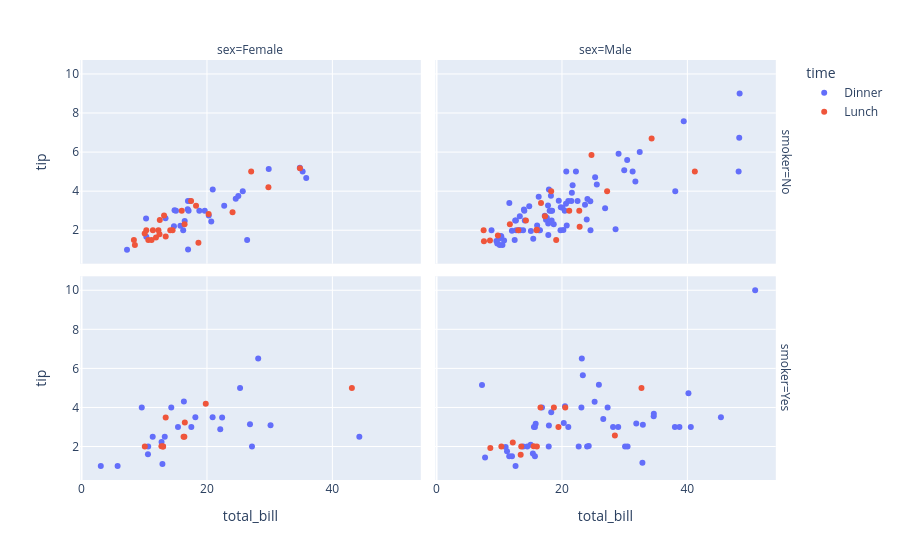

Notebook cell for this chart:
### Code cell
# facet plot
# ek figure andar multiple plot draw karu shakto

px.scatter(tips,x='total_bill',y='tip',facet_col='day')
px.scatter(tips,x='total_bill',y='tip',facet_col='smoker')
px.scatter(tips,x='total_bill',y='tip',facet_col='sex')

# for 2d grid
px.scatter(tips,x='total_bill',y='tip',facet_col='sex',facet_row='smoker',color='time')

### Figure 1 — Plotly figure (JSON) as saved in the notebook; plotly's stock layout.template omitted (floating-point values rounded to 4 significant figures)
{"data": [{"hovertemplate": "time=Dinner<br>smoker=No<br>sex=Female<br>total_bill=%{x}<br>tip=%{y}<extra></extra>", "legendgroup": "Dinner", "marker": {"color": "#636efa", "symbol": "circle"}, "mode": "markers", "name": "Dinner", "orientation": "v", "showlegend": true, "type": "scatter", "x": [16.99, 24.59, 35.26, 14.83, 10.33, 16.97, 20.29, 15.77, 19.65, 15.06, 20.69, 16.93, 10.29, 34.81, 26.41, 16.45, 17.07, 14.73, 22.75, 20.92, 7.25, 25.71, 17.31, 29.85, 25.0, 13.39, 16.21, 35.83, 18.78], "xaxis": "x3", "y": [1.01, 3.61, 5.0, 3.02, 1.67, 3.5, 2.75, 2.23, 3.0, 3.0, 2.45, 3.07, 2.6, 5.2, 1.5, 2.47, 3.0, 2.2, 3.25, 4.08, 1.0, 4.0, 3.5, 5.14, 3.75, 2.61, 2.0, 4.67, 3.0], "yaxis": "y3"}, {"hovertemplate": "time=Dinner<br>smoker=No<br>sex=Male<br>total_bill=%{x}<br>tip=%{y}<extra></extra>", "legendgroup": "Dinner", "marker": {"color": "#636efa", "symbol": "circle"}, "mode": "markers", "name": "Dinner", "orientation": "v", "showlegend": false, "type": "scatter", "x": [10.34, 21.01, 23.68, 25.29, 8.77, 26.88, 15.04, 14.78, 10.27, 15.42, 18.43, 21.58, 16.29, 20.65, 17.92, 39.42, 19.82, 17.81, 13.37, 12.69, 21.7, 9.55, 18.35, 17.78, 24.06, 16.31, 18.69, 31.27, 16.04, 17.46, 13.94, 9.68, 30.4, 18.29, 22.23, 32.4, 28.55, 18.04, 12.54, 9.94, 25.56, 19.49, 48.27, 17.59, 20.08, 20.23, 12.02, 10.51, 22.49, 12.46, 18.24, 14.0, 38.07, 23.95, 29.93, 14.07, 13.13, 17.26, 24.55, 19.77, 48.17, 16.49, 21.5, 12.66, 13.81, 24.52, 20.76, 31.71, 20.69, 48.33, 20.45, 13.28, 11.61, 10.77, 10.07, 29.03, 17.82], "xaxis": "x4", "y": [1.66, 3.5, 3.31, 4.71, 2.0, 3.12, 1.96, 3.23, 1.71, 1.57, 3.0, 3.92, 3.71, 3.35, 4.08, 7.58, 3.18, 2.34, 2.0, 2.0, 4.3, 1.45, 2.5, 3.27, 3.6, 2.0, 2.31, 5.0, 2.24, 2.54, 3.06, 1.32, 5.6, 3.0, 5.0, 6.0, 2.05, 3.0, 2.5, 1.56, 4.34, 3.51, 6.73, 2.64, 3.15, 2.01, 1.97, 1.25, 3.5, 1.5, 3.76, 3.0, 4.0, 2.55, 5.07, 2.5, 2.0, 2.74, 2.0, 2.0, 5.0, 2.0, 3.5, 2.5, 2.0, 3.48, 2.24, 4.5, 5.0, 9.0, 3.0, 2.72, 3.39, 1.47, 1.25, 5.92, 1.75], "yaxis": "y4"}, {"hovertemplate": "time=Dinner<br>smoker=Yes<br>sex=Female<br>total_bill=%{x}<br>tip=%{y}<extra></extra>", "legendgroup": "Dinner", "marker": {"color": "#636efa", "symbol": "circle"}, "mode": "markers", "name": "Dinner", "orientation": "v", "showlegend": false, "type": "scatter", "x": [3.07, 26.86, 25.28, 5.75, 16.32, 11.35, 15.38, 44.3, 22.42, 14.31, 17.51, 10.59, 10.63, 9.6, 20.9, 18.15, 12.76, 13.27, 28.17, 12.9, 30.14, 22.12, 27.18], "xaxis": "x", "y": [1.0, 3.14, 5.0, 1.0, 4.3, 2.5, 3.0, 2.5, 3.48, 4.0, 3.0, 1.61, 2.0, 4.0, 3.5, 3.5, 2.23, 2.5, 6.5, 1.1, 3.09, 2.88, 2.0], "yaxis": "y"}, {"hovertemplate": "time=Dinner<br>smoker=Yes<br>sex=Male<br>total_bill=%{x}<br>tip=%{y}<extra></extra>", "legendgroup": "Dinner", "marker": {"color": "#636efa", "symbol": "circle"}, "mode": "markers", "name": "Dinner", "orientation": "v", "showlegend": false, "type": "scatter", "x": [38.01, 11.24, 20.29, 13.81, 11.02, 18.29, 15.01, 17.92, 28.97, 40.17, 27.28, 12.03, 21.01, 15.36, 20.49, 25.21, 50.81, 15.81, 7.25, 31.85, 16.82, 32.9, 17.89, 14.48, 34.63, 34.65, 23.33, 45.35, 23.17, 40.55, 30.46, 23.1, 15.69, 26.59, 38.73, 24.27, 30.06, 25.89, 28.15, 11.59, 7.74, 24.01, 15.69, 15.53, 12.6, 32.83, 22.67], "xaxis": "x2", "y": [3.0, 1.76, 3.21, 2.0, 1.98, 3.76, 2.09, 3.08, 3.0, 4.73, 4.0, 1.5, 3.0, 1.64, 4.06, 4.29, 10.0, 3.16, 5.15, 3.18, 4.0, 3.11, 2.0, 2.0, 3.55, 3.68, 5.65, 3.5, 6.5, 3.0, 2.0, 4.0, 1.5, 3.41, 3.0, 2.03, 2.0, 5.16, 3.0, 1.5, 1.44, 2.0, 3.0, 3.0, 1.0, 1.17, 2.0], "yaxis": "y2"}, {"hovertemplate": "time=Lunch<br>smoker=No<br>sex=Female<br>total_bill=%{x}<br>tip=%{y}<extra></extra>", "legendgroup": "Lunch", "marker": {"color": "#EF553B", "symbol": "circle"}, "mode": "markers", "name": "Lunch", "orientation": "v", "showlegend": true, "type": "scatter", "x": [10.07, 34.83, 10.65, 12.43, 24.08, 13.42, 12.48, 29.8, 14.52, 11.38, 20.27, 11.17, 12.26, 18.26, 8.51, 10.33, 14.15, 13.16, 17.47, 27.05, 16.43, 8.35, 18.64, 11.87, 15.98], "xaxis": "x3", "y": [1.83, 5.17, 1.5, 1.8, 2.92, 1.68, 2.52, 4.2, 2.0, 2.0, 2.83, 1.5, 2.0, 3.25, 1.25, 2.0, 2.0, 2.75, 3.5, 5.0, 2.3, 1.5, 1.36, 1.63, 3.0], "yaxis": "y3"}, {"hovertemplate": "time=Lunch<br>smoker=No<br>sex=Male<br>total_bill=%{x}<br>tip=%{y}<extra></extra>", "legendgroup": "Lunch", "marker": {"color": "#EF553B", "symbol": "circle"}, "mode": "markers", "name": "Lunch", "orientation": "v", "showlegend": false, "type": "scatter", "x": [27.2, 22.76, 17.29, 16.66, 15.98, 13.03, 18.28, 24.71, 21.16, 11.69, 14.26, 15.95, 8.52, 22.82, 19.08, 34.3, 41.19, 9.78, 7.51, 7.56], "xaxis": "x4", "y": [4.0, 3.0, 2.71, 3.4, 2.03, 2.0, 4.0, 5.85, 3.0, 2.31, 2.5, 2.0, 1.48, 2.18, 1.5, 6.7, 5.0, 1.73, 2.0, 1.44], "yaxis": "y4"}, {"hovertemplate": "time=Lunch<br>smoker=Yes<br>sex=Female<br>total_bill=%{x}<br>tip=%{y}<extra></extra>", "legendgroup": "Lunch", "marker": {"color": "#EF553B", "symbol": "circle"}, "mode": "markers", "name": "Lunch", "orientation": "v", "showlegend": false, "type": "scatter", "x": [19.81, 43.11, 13.0, 12.74, 13.0, 16.4, 16.47, 13.42, 16.27, 10.09], "xaxis": "x", "y": [4.19, 5.0, 2.0, 2.01, 2.0, 2.5, 3.23, 3.48, 2.5, 2.0], "yaxis": "y"}, {"hovertemplate": "time=Lunch<br>smoker=Yes<br>sex=Male<br>total_bill=%{x}<br>tip=%{y}<extra></extra>", "legendgroup": "Lunch", "marker": {"color": "#EF553B", "symbol": "circle"}, "mode": "markers", "name": "Lunch", "orientation": "v", "showlegend": false, "type": "scatter", "x": [19.44, 32.68, 16.0, 28.44, 15.48, 16.58, 10.34, 13.51, 18.71, 20.53, 12.16, 8.58, 13.42], "xaxis": "x2", "y": [3.0, 5.0, 2.0, 2.56, 2.02, 4.0, 2.0, 2.0, 4.0, 4.0, 2.2, 1.92, 1.58], "yaxis": "y2"}], "layout": {"annotations": [{"font": {}, "showarrow": false, "text": "sex=Female", "x": 0.24, "xanchor": "center", "xref": "paper", "y": 1, "yanchor": "bottom", "yref": "paper"}, {"font": {}, "showarrow": false, "text": "sex=Male", "x": 0.74, "xanchor": "center", "xref": "paper", "y": 1, "yanchor": "bottom", "yref": "paper"}, {"font": {}, "showarrow": false, "text": "smoker=Yes", "textangle": 90, "x": 0.98, "xanchor": "left", "xref": "paper", "y": 0.2425, "yanchor": "middle", "yref": "paper"}, {"font": {}, "showarrow": false, "text": "smoker=No", "textangle": 90, "x": 0.98, "xanchor": "left", "xref": "paper", "y": 0.7575, "yanchor": "middle", "yref": "paper"}], "legend": {"title": {"text": "time"}, "tracegroupgap": 0}, "margin": {"t": 60}, "xaxis": {"anchor": "y", "domain": [0, 0.48], "title": {"text": "total_bill"}}, "xaxis2": {"anchor": "y2", "domain": [0.5, 0.98], "matches": "x", "title": {"text": "total_bill"}}, "xaxis3": {"anchor": "y3", "domain": [0, 0.48], "matches": "x", "showticklabels": false}, "xaxis4": {"anchor": "y4", "domain": [0.5, 0.98], "matches": "x", "showticklabels": false}, "yaxis": {"anchor": "x", "domain": [0, 0.485], "title": {"text": "tip"}}, "yaxis2": {"anchor": "x2", "domain": [0, 0.485], "matches": "y", "showticklabels": false}, "yaxis3": {"anchor": "x3", "domain": [0.515, 1], "matches": "y", "title": {"text": "tip"}}, "yaxis4": {"anchor": "x4", "domain": [0.515, 1], "matches": "y", "showticklabels": false}}}
